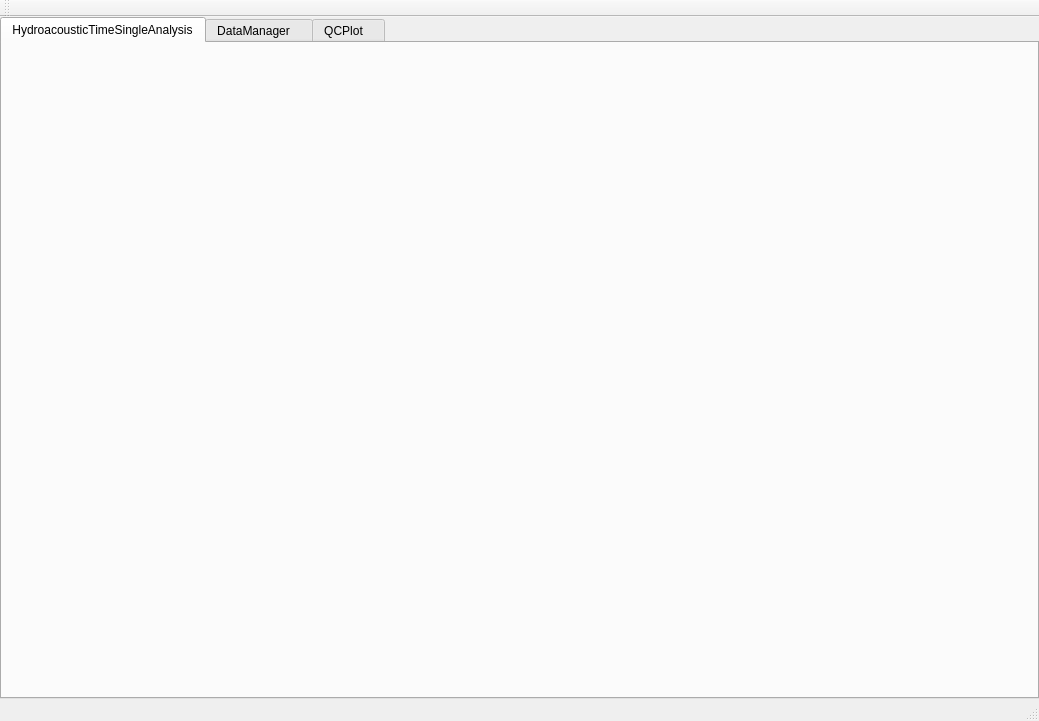
<?xml version="1.0" encoding="UTF-8"?>
<ui version="4.0">
 <class>DataMgrControl</class>
 <widget class="QMainWindow" name="DataMgrControl">
  <property name="geometry">
   <rect>
    <x>0</x>
    <y>0</y>
    <width>1039</width>
    <height>721</height>
   </rect>
  </property>
  <property name="windowTitle">
   <string>DataMgrControl</string>
  </property>
  <widget class="QWidget" name="centralWidget">
   <layout class="QHBoxLayout" name="horizontalLayout">
    <property name="leftMargin">
     <number>0</number>
    </property>
    <property name="topMargin">
     <number>0</number>
    </property>
    <property name="rightMargin">
     <number>0</number>
    </property>
    <property name="bottomMargin">
     <number>0</number>
    </property>
    <item>
     <widget class="QTabWidget" name="tabWidget">
      <property name="currentIndex">
       <number>0</number>
      </property>
      <widget class="QWidget" name="TimeError">
       <attribute name="title">
        <string>HydroacousticTimeSingleAnalysis</string>
       </attribute>
      </widget>
      <widget class="QWidget" name="DataManager">
       <attribute name="title">
        <string>DataManager   </string>
       </attribute>
       <layout class="QHBoxLayout" name="horizontalLayout_4">
        <item>
         <widget class="QSplitter" name="mainSplitter">
          <property name="orientation">
           <enum>Qt::Horizontal</enum>
          </property>
          <widget class="QWidget" name="layoutWidget">
           <layout class="QVBoxLayout" name="verticalLayout">
            <item>
             <layout class="QHBoxLayout" name="horizontalLayout_2">
              <item>
               <widget class="QLabel" name="label">
                <property name="text">
                 <string>Job List:</string>
                </property>
               </widget>
              </item>
              <item>
               <spacer name="horizontalSpacer">
                <property name="orientation">
                 <enum>Qt::Horizontal</enum>
                </property>
                <property name="sizeHint" stdset="0">
                 <size>
                  <width>40</width>
                  <height>20</height>
                 </size>
                </property>
               </spacer>
              </item>
             </layout>
            </item>
            <item>
             <widget class="QListWidget" name="jobList"/>
            </item>
           </layout>
          </widget>
          <widget class="QWidget" name="layoutWidget">
           <layout class="QVBoxLayout" name="verticalLayout_2">
            <item>
             <layout class="QHBoxLayout" name="horizontalLayout_3">
              <item>
               <widget class="QLabel" name="label_2">
                <property name="text">
                 <string>Job Log:</string>
                </property>
               </widget>
              </item>
              <item>
               <spacer name="horizontalSpacer_2">
                <property name="orientation">
                 <enum>Qt::Horizontal</enum>
                </property>
                <property name="sizeHint" stdset="0">
                 <size>
                  <width>40</width>
                  <height>20</height>
                 </size>
                </property>
               </spacer>
              </item>
              <item>
               <widget class="QCheckBox" name="autoRefreshCbx">
                <property name="text">
                 <string>Auto refresh:</string>
                </property>
               </widget>
              </item>
              <item>
               <widget class="QSpinBox" name="spinBox">
                <property name="enabled">
                 <bool>false</bool>
                </property>
                <property name="minimum">
                 <number>2</number>
                </property>
                <property name="maximum">
                 <number>30</number>
                </property>
                <property name="value">
                 <number>5</number>
                </property>
               </widget>
              </item>
              <item>
               <widget class="QLabel" name="label_3">
                <property name="text">
                 <string>(sec)</string>
                </property>
               </widget>
              </item>
              <item>
               <widget class="QPushButton" name="refreshBtn">
                <property name="text">
                 <string>&amp;Refresh</string>
                </property>
               </widget>
              </item>
             </layout>
            </item>
            <item>
             <widget class="QTextBrowser" name="logBrowser"/>
            </item>
           </layout>
          </widget>
         </widget>
        </item>
       </layout>
      </widget>
      <widget class="QWidget" name="QCplot">
       <attribute name="title">
        <string>QCPlot   </string>
       </attribute>
      </widget>
     </widget>
    </item>
   </layout>
  </widget>
  <widget class="QMenuBar" name="menuBar">
   <property name="geometry">
    <rect>
     <x>0</x>
     <y>0</y>
     <width>1039</width>
     <height>26</height>
    </rect>
   </property>
  </widget>
  <widget class="QToolBar" name="mainToolBar">
   <attribute name="toolBarArea">
    <enum>TopToolBarArea</enum>
   </attribute>
   <attribute name="toolBarBreak">
    <bool>false</bool>
   </attribute>
  </widget>
  <widget class="QStatusBar" name="statusBar"/>
 </widget>
 <layoutdefault spacing="6" margin="11"/>
 <resources/>
 <connections/>
</ui>
